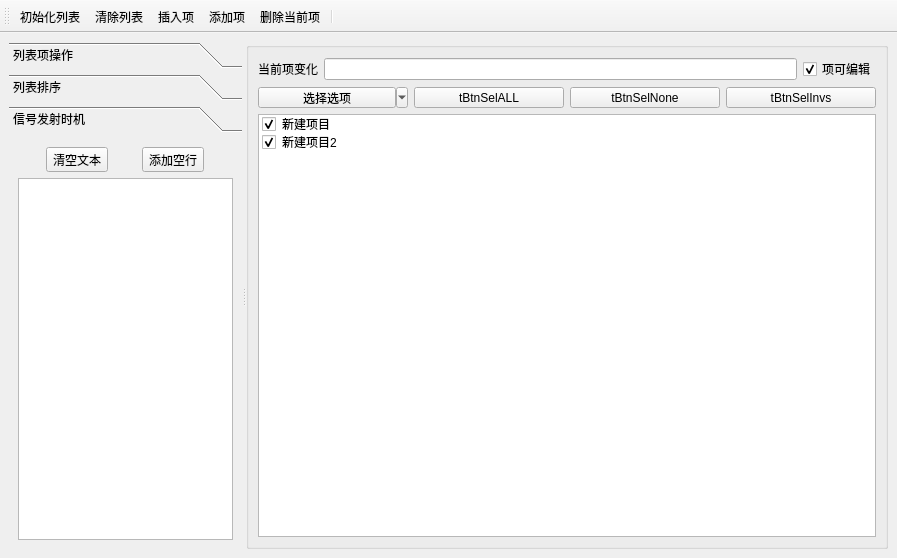
<?xml version="1.0" encoding="UTF-8"?>
<ui version="4.0">
 <class>MainWindow</class>
 <widget class="QMainWindow" name="MainWindow">
  <property name="geometry">
   <rect>
    <x>0</x>
    <y>0</y>
    <width>897</width>
    <height>558</height>
   </rect>
  </property>
  <property name="windowTitle">
   <string>MainWindow</string>
  </property>
  <widget class="QWidget" name="centralwidget">
   <layout class="QGridLayout" name="gridLayout_2">
    <item row="0" column="0">
     <widget class="QSplitter" name="splitter">
      <property name="orientation">
       <enum>Qt::Horizontal</enum>
      </property>
      <widget class="QToolBox" name="toolBox">
       <property name="minimumSize">
        <size>
         <width>200</width>
         <height>0</height>
        </size>
       </property>
       <property name="maximumSize">
        <size>
         <width>16777215</width>
         <height>16777215</height>
        </size>
       </property>
       <property name="currentIndex">
        <number>2</number>
       </property>
       <widget class="QWidget" name="page">
        <property name="geometry">
         <rect>
          <x>0</x>
          <y>0</y>
          <width>200</width>
          <height>417</height>
         </rect>
        </property>
        <attribute name="icon">
         <iconset resource="res.qrc">
          <normaloff>:/images/icons/410.bmp</normaloff>:/images/icons/410.bmp</iconset>
        </attribute>
        <attribute name="label">
         <string>列表项操作</string>
        </attribute>
        <layout class="QGridLayout" name="gridLayout">
         <item row="0" column="0">
          <widget class="QToolButton" name="tBtnListIni">
           <property name="text">
            <string>tBtnListIni</string>
           </property>
           <property name="toolButtonStyle">
            <enum>Qt::ToolButtonTextBesideIcon</enum>
           </property>
           <property name="autoRaise">
            <bool>true</bool>
           </property>
          </widget>
         </item>
         <item row="1" column="0">
          <widget class="QToolButton" name="tBtnListClear">
           <property name="text">
            <string>tBtnListClear</string>
           </property>
           <property name="toolButtonStyle">
            <enum>Qt::ToolButtonTextBesideIcon</enum>
           </property>
           <property name="autoRaise">
            <bool>true</bool>
           </property>
          </widget>
         </item>
         <item row="2" column="0">
          <widget class="QToolButton" name="tBtnListInsert">
           <property name="text">
            <string>tBtnListInsert</string>
           </property>
           <property name="toolButtonStyle">
            <enum>Qt::ToolButtonTextBesideIcon</enum>
           </property>
           <property name="autoRaise">
            <bool>true</bool>
           </property>
          </widget>
         </item>
         <item row="3" column="0">
          <widget class="QToolButton" name="tBtnListAppend">
           <property name="text">
            <string>tBtnListAppend</string>
           </property>
           <property name="toolButtonStyle">
            <enum>Qt::ToolButtonTextBesideIcon</enum>
           </property>
           <property name="autoRaise">
            <bool>true</bool>
           </property>
          </widget>
         </item>
         <item row="4" column="0">
          <widget class="QToolButton" name="tBtnListDelete">
           <property name="text">
            <string>tBtnListDelete</string>
           </property>
           <property name="toolButtonStyle">
            <enum>Qt::ToolButtonTextBesideIcon</enum>
           </property>
           <property name="autoRaise">
            <bool>true</bool>
           </property>
          </widget>
         </item>
        </layout>
       </widget>
       <widget class="QWidget" name="page_2">
        <property name="geometry">
         <rect>
          <x>0</x>
          <y>0</y>
          <width>200</width>
          <height>417</height>
         </rect>
        </property>
        <attribute name="icon">
         <iconset resource="res.qrc">
          <normaloff>:/images/icons/408.bmp</normaloff>:/images/icons/408.bmp</iconset>
        </attribute>
        <attribute name="label">
         <string>列表排序</string>
        </attribute>
        <layout class="QGridLayout" name="gridLayout_3">
         <item row="0" column="0">
          <widget class="QCheckBox" name="chkBoxSorting">
           <property name="font">
            <font>
             <pointsize>12</pointsize>
            </font>
           </property>
           <property name="text">
            <string>允许排序</string>
           </property>
          </widget>
         </item>
         <item row="1" column="0">
          <widget class="QToolButton" name="tBtnSortAsc">
           <property name="font">
            <font>
             <pointsize>12</pointsize>
            </font>
           </property>
           <property name="text">
            <string>升序排序</string>
           </property>
           <property name="toolButtonStyle">
            <enum>Qt::ToolButtonTextBesideIcon</enum>
           </property>
           <property name="arrowType">
            <enum>Qt::UpArrow</enum>
           </property>
          </widget>
         </item>
         <item row="2" column="0">
          <widget class="QToolButton" name="tBtnSortDes">
           <property name="font">
            <font>
             <pointsize>12</pointsize>
            </font>
           </property>
           <property name="text">
            <string>降序排序</string>
           </property>
           <property name="toolButtonStyle">
            <enum>Qt::ToolButtonTextBesideIcon</enum>
           </property>
           <property name="arrowType">
            <enum>Qt::DownArrow</enum>
           </property>
          </widget>
         </item>
         <item row="3" column="0">
          <spacer name="verticalSpacer">
           <property name="orientation">
            <enum>Qt::Vertical</enum>
           </property>
           <property name="sizeHint" stdset="0">
            <size>
             <width>20</width>
             <height>324</height>
            </size>
           </property>
          </spacer>
         </item>
        </layout>
       </widget>
       <widget class="QWidget" name="page_3">
        <property name="geometry">
         <rect>
          <x>0</x>
          <y>0</y>
          <width>200</width>
          <height>417</height>
         </rect>
        </property>
        <attribute name="icon">
         <iconset resource="res.qrc">
          <normaloff>:/images/icons/412.bmp</normaloff>:/images/icons/412.bmp</iconset>
        </attribute>
        <attribute name="label">
         <string>信号发射时机</string>
        </attribute>
        <layout class="QVBoxLayout" name="verticalLayout_2">
         <item>
          <layout class="QHBoxLayout" name="horizontalLayout">
           <item>
            <widget class="QToolButton" name="tBtnClearText">
             <property name="text">
              <string>清空文本</string>
             </property>
            </widget>
           </item>
           <item>
            <widget class="QToolButton" name="tBtnAddLine">
             <property name="text">
              <string>添加空行</string>
             </property>
            </widget>
           </item>
          </layout>
         </item>
         <item>
          <widget class="QPlainTextEdit" name="plainTextEdit"/>
         </item>
        </layout>
       </widget>
      </widget>
      <widget class="QGroupBox" name="groupBox">
       <property name="title">
        <string/>
       </property>
       <layout class="QVBoxLayout" name="verticalLayout">
        <item>
         <layout class="QHBoxLayout" name="horizontalLayout_2">
          <item>
           <widget class="QLabel" name="label">
            <property name="text">
             <string>当前项变化</string>
            </property>
           </widget>
          </item>
          <item>
           <widget class="QLineEdit" name="editCutItemText"/>
          </item>
          <item>
           <widget class="QCheckBox" name="chkBoxListEditable">
            <property name="text">
             <string>项可编辑</string>
            </property>
            <property name="checked">
             <bool>true</bool>
            </property>
           </widget>
          </item>
         </layout>
        </item>
        <item>
         <layout class="QHBoxLayout" name="horizontalLayout_3">
          <item>
           <widget class="QToolButton" name="tBtnSelectItem">
            <property name="minimumSize">
             <size>
              <width>150</width>
              <height>20</height>
             </size>
            </property>
            <property name="text">
             <string>选择选项</string>
            </property>
            <property name="popupMode">
             <enum>QToolButton::MenuButtonPopup</enum>
            </property>
            <property name="toolButtonStyle">
             <enum>Qt::ToolButtonTextBesideIcon</enum>
            </property>
           </widget>
          </item>
          <item>
           <widget class="QToolButton" name="tBtnSelALL">
            <property name="minimumSize">
             <size>
              <width>150</width>
              <height>20</height>
             </size>
            </property>
            <property name="text">
             <string>tBtnSelALL</string>
            </property>
            <property name="toolButtonStyle">
             <enum>Qt::ToolButtonTextBesideIcon</enum>
            </property>
           </widget>
          </item>
          <item>
           <widget class="QToolButton" name="tBtnSelNone">
            <property name="minimumSize">
             <size>
              <width>150</width>
              <height>20</height>
             </size>
            </property>
            <property name="text">
             <string>tBtnSelNone</string>
            </property>
            <property name="toolButtonStyle">
             <enum>Qt::ToolButtonTextBesideIcon</enum>
            </property>
           </widget>
          </item>
          <item>
           <widget class="QToolButton" name="tBtnSelInvs">
            <property name="minimumSize">
             <size>
              <width>150</width>
              <height>20</height>
             </size>
            </property>
            <property name="text">
             <string>tBtnSelInvs</string>
            </property>
            <property name="toolButtonStyle">
             <enum>Qt::ToolButtonTextBesideIcon</enum>
            </property>
           </widget>
          </item>
         </layout>
        </item>
        <item>
         <widget class="QListWidget" name="listWidget">
          <property name="contextMenuPolicy">
           <enum>Qt::CustomContextMenu</enum>
          </property>
          <item>
           <property name="text">
            <string>新建项目</string>
           </property>
           <property name="checkState">
            <enum>Checked</enum>
           </property>
           <property name="icon">
            <iconset resource="res.qrc">
             <normaloff>:/images/icons/check2.ico</normaloff>:/images/icons/check2.ico</iconset>
           </property>
           <property name="flags">
            <set>ItemIsSelectable|ItemIsEditable|ItemIsDragEnabled|ItemIsUserCheckable|ItemIsEnabled</set>
           </property>
          </item>
          <item>
           <property name="text">
            <string>新建项目2</string>
           </property>
           <property name="checkState">
            <enum>Checked</enum>
           </property>
           <property name="icon">
            <iconset resource="res.qrc">
             <normaloff>:/images/icons/check2.ico</normaloff>:/images/icons/check2.ico</iconset>
           </property>
           <property name="flags">
            <set>ItemIsSelectable|ItemIsEditable|ItemIsDragEnabled|ItemIsUserCheckable|ItemIsEnabled</set>
           </property>
          </item>
         </widget>
        </item>
       </layout>
      </widget>
     </widget>
    </item>
   </layout>
  </widget>
  <widget class="QToolBar" name="toolBar">
   <property name="windowTitle">
    <string>toolBar</string>
   </property>
   <property name="toolButtonStyle">
    <enum>Qt::ToolButtonTextUnderIcon</enum>
   </property>
   <attribute name="toolBarArea">
    <enum>TopToolBarArea</enum>
   </attribute>
   <attribute name="toolBarBreak">
    <bool>false</bool>
   </attribute>
   <addaction name="actListIni"/>
   <addaction name="actListClear"/>
   <addaction name="actListInsert"/>
   <addaction name="actListAppend"/>
   <addaction name="actListDelete"/>
   <addaction name="separator"/>
  </widget>
  <action name="actListIni">
   <property name="icon">
    <iconset resource="res.qrc">
     <normaloff>:/images/icons/108.bmp</normaloff>:/images/icons/108.bmp</iconset>
   </property>
   <property name="text">
    <string>初始化列表</string>
   </property>
   <property name="toolTip">
    <string>初始化列表</string>
   </property>
   <property name="shortcut">
    <string>Ctrl+I</string>
   </property>
   <property name="menuRole">
    <enum>QAction::NoRole</enum>
   </property>
  </action>
  <action name="actListClear">
   <property name="icon">
    <iconset resource="res.qrc">
     <normaloff>:/images/icons/delete1.bmp</normaloff>:/images/icons/delete1.bmp</iconset>
   </property>
   <property name="text">
    <string>清除列表</string>
   </property>
   <property name="toolTip">
    <string>清除列表</string>
   </property>
   <property name="menuRole">
    <enum>QAction::NoRole</enum>
   </property>
  </action>
  <action name="actListInsert">
   <property name="icon">
    <iconset resource="res.qrc">
     <normaloff>:/images/icons/424.bmp</normaloff>:/images/icons/424.bmp</iconset>
   </property>
   <property name="text">
    <string>插入项</string>
   </property>
   <property name="toolTip">
    <string>插入项</string>
   </property>
   <property name="shortcut">
    <string>Ctrl+S</string>
   </property>
   <property name="menuRole">
    <enum>QAction::NoRole</enum>
   </property>
  </action>
  <action name="actListAppend">
   <property name="icon">
    <iconset resource="res.qrc">
     <normaloff>:/images/icons/316.bmp</normaloff>:/images/icons/316.bmp</iconset>
   </property>
   <property name="text">
    <string>添加项</string>
   </property>
   <property name="toolTip">
    <string>添加项</string>
   </property>
   <property name="shortcut">
    <string>Ctrl+A</string>
   </property>
   <property name="menuRole">
    <enum>QAction::NoRole</enum>
   </property>
  </action>
  <action name="actListDelete">
   <property name="icon">
    <iconset resource="res.qrc">
     <normaloff>:/images/icons/324.bmp</normaloff>:/images/icons/324.bmp</iconset>
   </property>
   <property name="text">
    <string>删除当前项</string>
   </property>
   <property name="toolTip">
    <string>删除当前项</string>
   </property>
   <property name="shortcut">
    <string>Del</string>
   </property>
   <property name="menuRole">
    <enum>QAction::NoRole</enum>
   </property>
  </action>
  <action name="actExit">
   <property name="icon">
    <iconset resource="res.qrc">
     <normaloff>:/images/icons/exit.bmp</normaloff>:/images/icons/exit.bmp</iconset>
   </property>
   <property name="text">
    <string>退出</string>
   </property>
   <property name="toolTip">
    <string>退出程序</string>
   </property>
   <property name="menuRole">
    <enum>QAction::NoRole</enum>
   </property>
  </action>
  <action name="actSelAll">
   <property name="text">
    <string>全选</string>
   </property>
   <property name="menuRole">
    <enum>QAction::NoRole</enum>
   </property>
  </action>
  <action name="actSelNone">
   <property name="text">
    <string>空选</string>
   </property>
   <property name="toolTip">
    <string>空选</string>
   </property>
   <property name="menuRole">
    <enum>QAction::NoRole</enum>
   </property>
  </action>
  <action name="actSelInvs">
   <property name="text">
    <string>反选</string>
   </property>
   <property name="toolTip">
    <string>反选</string>
   </property>
   <property name="menuRole">
    <enum>QAction::NoRole</enum>
   </property>
  </action>
 </widget>
 <resources>
  <include location="res.qrc"/>
 </resources>
 <connections/>
</ui>
